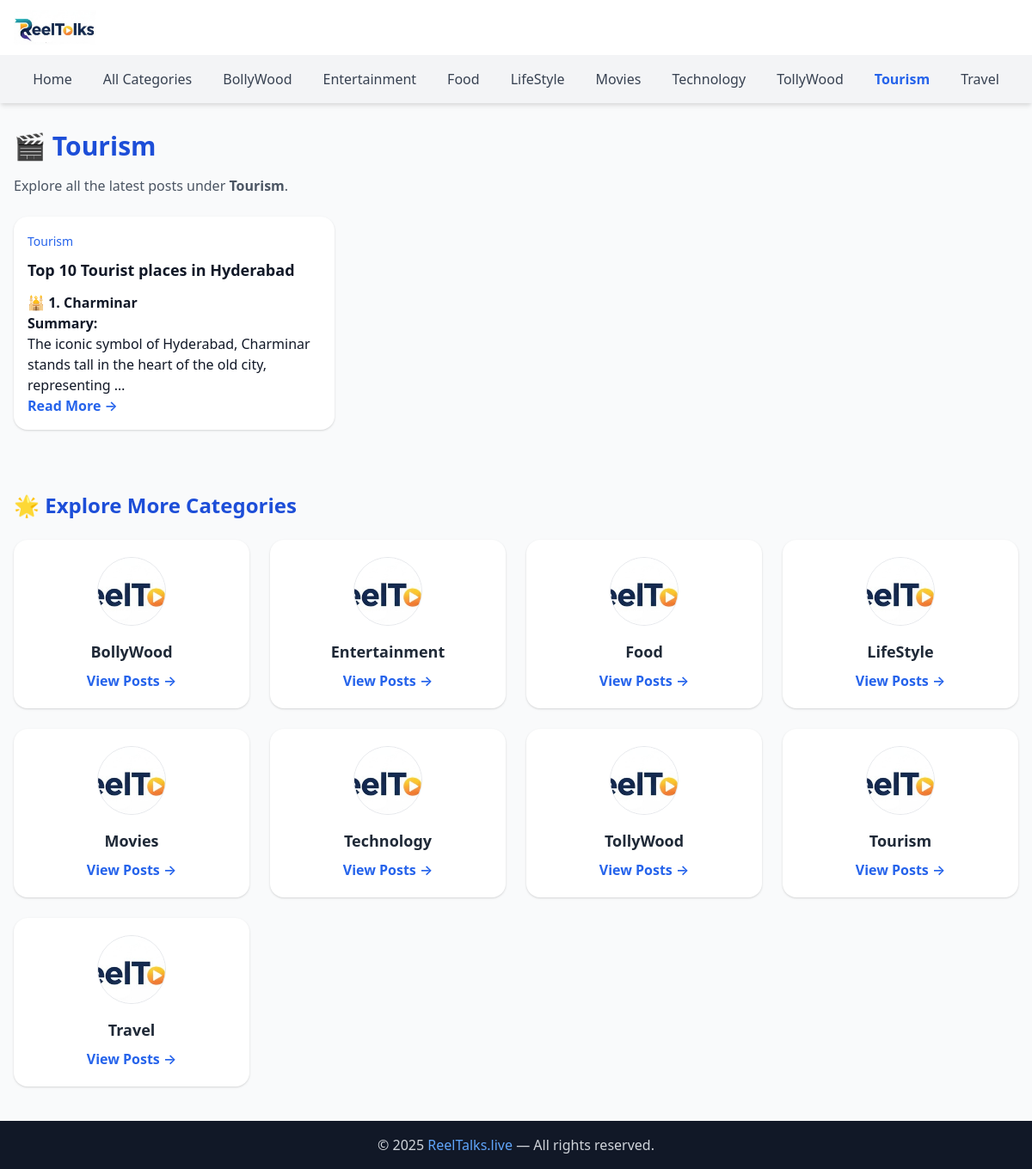
Screenshot of /category/Tourism/ with the database file from the repository.
### ReelBlog/models.py (models this page shows, shortened)
class Category(models.Model):
    name = models.CharField(max_length=100, unique=True)
    class Meta:
        verbose_name_plural = "Categories"
        ordering = ['name']

class Post(models.Model):
    title = models.CharField(max_length=200)
    category = models.ForeignKey(Category, on_delete=models.CASCADE, related_name='posts')
    image = CloudinaryField('image', folder='cd3168f6508975cb897a9ac8db6285cf35', blank=True, null=True)
    content = CKEditor5Field('Text', config_name='default')
    created_at = models.DateTimeField(auto_now_add=True)
    trending = models.BooleanField(default=False)
    class Meta:
        ordering = ['-created_at']

### ReelBlog/views.py (the view)
# urls.py: path('category/<str:category_name>/', views.category_posts, name='category_posts'),
def category_posts(request, category_name):
    category = get_object_or_404(Category, name=category_name)
    posts = Post.objects.filter(category=category)
    categories = Category.objects.all()
    return render(request, 'ReelBlog/category_posts.html', {'category': category, 'posts': posts, 'categories': categories})

### ReelBlog/templates/ReelBlog/category_posts.html (shortened to what this page needs)
{% load static %}
<!DOCTYPE html>
<html lang="en">
<head>
    <link href="https://cdn.jsdelivr.net/npm/tailwindcss@2.2.19/dist/tailwind.min.css" rel="stylesheet">
</head>
<body class="bg-gray-50 text-gray-900">
<header class="bg-white shadow-md sticky top-0 z-50">
    <div class="max-w-7xl mx-auto px-4 py-3 flex justify-between items-center">
        <a href="{% url 'ReelBlog:home' %}" class="flex items-center space-x-2">
            <img src="{% static 'images/Logo24.jpg' %}" alt="ReelTalks Logo" class="h-10 w-auto object-contain">
        </a>
    </div>
    <nav id="main-nav" class="bg-gray-100 md:flex items-center justify-center space-x-4 hidden md:block">
        <div class="flex flex-wrap justify-center space-x-3 py-2">
            <a href="{% url 'ReelBlog:home' %}" class="text-gray-700 hover:text-blue-600 px-3 py-2 font-medium">Home</a>
            <a href="#categories" class="text-gray-700 hover:text-blue-600 px-3 py-2 font-medium">All Categories</a>
            {% for cat in categories %}
                <a href="{% url 'ReelBlog:category_posts' cat.name %}"
                   class="text-gray-700 hover:text-blue-600 px-3 py-2 font-medium {% if cat.name == category.name %}text-blue-600 font-semibold{% endif %}">
                   {{ cat.name }}
                </a>
            {% endfor %}
        </div>
    </nav>
</header>
<main>
<section class="max-w-7xl mx-auto px-4 py-8">
    <h1 class="text-3xl font-bold text-blue-700 mb-4">🎬 {{ category.name }}</h1>
    <p class="text-gray-600 mb-6">Explore all the latest posts under <strong>{{ category.name }}</strong>.</p>
    {% if posts %}
    <div class="grid sm:grid-cols-2 lg:grid-cols-3 gap-6">
        {% for post in posts %}
        <div class="bg-white rounded-2xl shadow hover:shadow-lg overflow-hidden transition">
            <div class="p-4">
                <span class="text-sm text-blue-600 font-medium">{{ post.category.name }}</span>
                <h4 class="font-semibold text-lg my-2">{{ post.title|truncatechars:60 }}</h4>
                <p class="text-gray-600 text-sm mb-3">{{ post.content|truncatechars_html:120|safe }}</p>
                <a href="{% url 'ReelBlog:blog_detail' post.id %}" class="text-blue-600 font-semibold hover:underline">Read More →</a>
            </div>
        </div>
        {% endfor %}
    </div>
    {% else %}
        <p class="text-gray-500 italic">No posts found in this category yet.</p>
    {% endif %}
</section>
<section id="categories" class="max-w-7xl mx-auto px-4 py-10">
    <h2 class="text-2xl font-bold text-blue-700 mb-6">🌟 Explore More Categories</h2>
    <div class="grid sm:grid-cols-2 lg:grid-cols-4 gap-6">
        {% for cat in categories %}
        <div class="bg-white rounded-2xl shadow hover:shadow-lg transition overflow-hidden text-center p-5">
            <img src="{% static 'images/Logo24.jpg' %}" alt="{{ cat.name }}" class="w-20 h-20 mx-auto mb-4 object-cover rounded-full border">
            <h3 class="font-semibold text-lg text-gray-800 mb-2">{{ cat.name }}</h3>
            <a href="{% url 'ReelBlog:category_posts' cat.name %}" class="text-blue-600 font-semibold hover:underline">View Posts →</a>
        </div>
        {% endfor %}
    </div>
</section>
</main>
<footer class="bg-gray-900 text-gray-300 text-center py-4 mt-auto">
    <p>© 2025 <a href="https://reeltalks.live" class="text-blue-400 hover:underline">ReelTalks.live</a> — All rights reserved.</p>
</footer>
</body>
</html>

### ReelBlog/templates/ReelBlog/category_posts.html (style rules this page uses)
body { display: flex; flex-direction: column; min-height: 100vh; }
main { flex: 1; }

### rows the page displays
Category: name "BollyWood"
Category: name "Entertainment"
Category: name "Food"
Category: name "LifeStyle"
Category: name "Movies"
Category: name "Technology"
Category: name "TollyWood"
Category: name "Tourism"
Category: name "Travel"
Post: category.name "Tourism", title "Top 10 Tourist places in Hyderabad", content "🕌 1. Charminar Summary: The iconic symbol of Hyderabad, Charminar stands tall in the heart of the old city, representing …"
